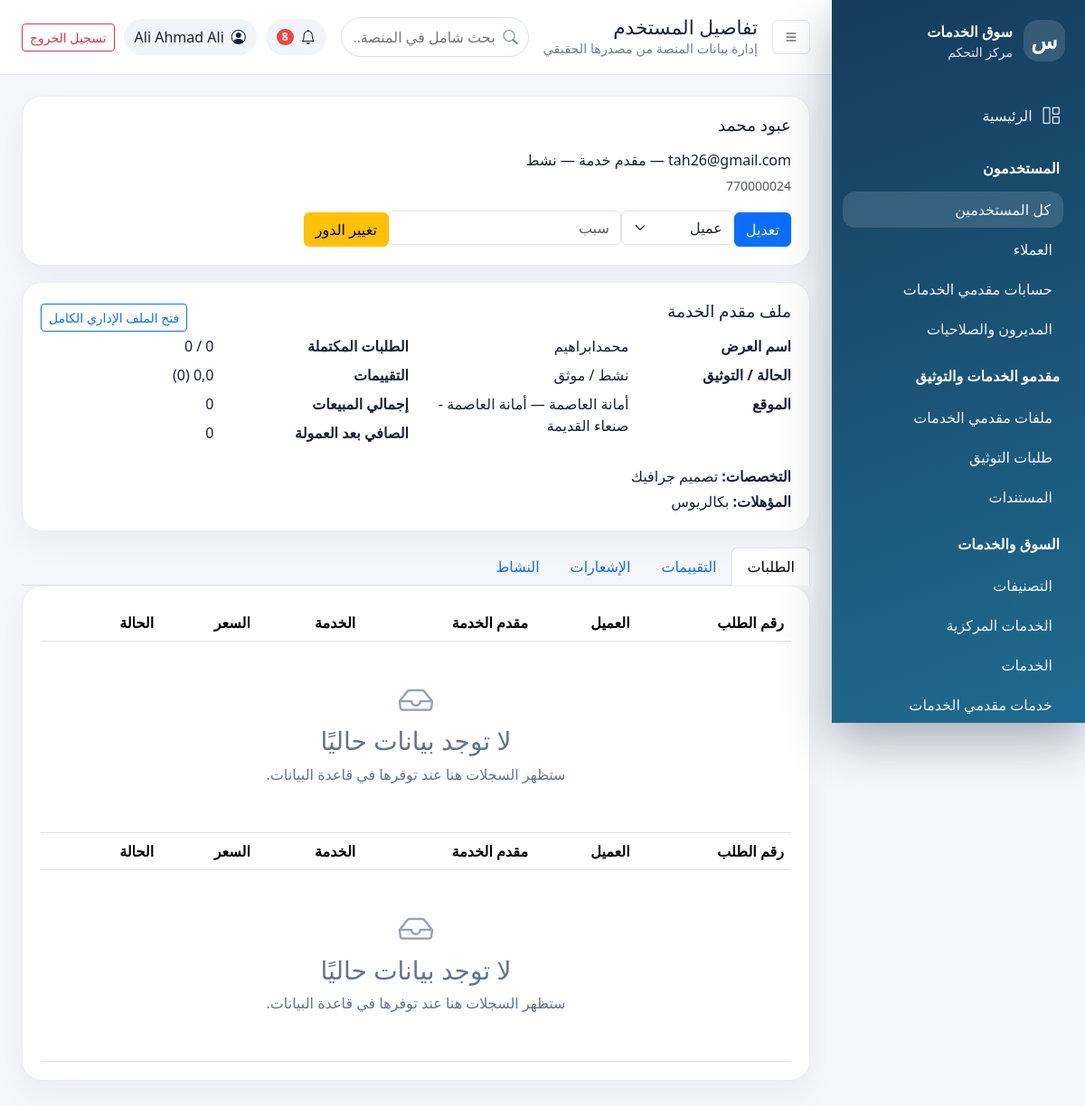
The page /dashboard/users/61/ (signed in) on the database its author committed.
### apps/accounts/models.py (models this page shows, shortened)
class User(AbstractUser):
    ROLE_CHOICES = (
        ('customer', 'عميل'),
        ('provider', 'مقدم خدمة'),
        ('admin', 'مدير'),
        ('super_admin', 'مدير عام'),
    )
    email = models.EmailField('البريد الإلكتروني', unique=True)
    role = models.CharField('الدور', max_length=20, choices=ROLE_CHOICES, default='customer')
    phone = models.CharField('رقم الجوال', max_length=20, blank=True)
    city = models.CharField('المدينة', max_length=100, blank=True)
    location_city = models.ForeignKey('core.City', on_delete=models.SET_NULL, null=True, blank=True, related_name='users', verbose_name='المدينة المختارة')
    location_district = models.ForeignKey('core.District', on_delete=models.SET_NULL, null=True, blank=True, related_name='users', verbose_name='المديرية المختارة')
    is_verified = models.BooleanField('حساب موثق', default=False)
    is_active = models.BooleanField('حساب نشط', default=True)
    created_at = models.DateTimeField('تاريخ الإنشاء', auto_now_add=True)
    updated_at = models.DateTimeField('تاريخ التحديث', auto_now=True)
    USERNAME_FIELD = 'username'
    REQUIRED_FIELDS = ['email']
    class Meta:
        verbose_name = 'مستخدم'
        verbose_name_plural = 'المستخدمون'
        ordering = ['-created_at']

class ProviderProfile(models.Model):
    user = models.OneToOneField(User, on_delete=models.CASCADE, related_name='provider_profile')
    display_name = models.CharField('اسم العرض', max_length=150, blank=True)
    phone = models.CharField('هاتف العمل', max_length=20, blank=True)
    email = models.EmailField('بريد العمل', blank=True)
    qualifications = models.TextField('المؤهلات', blank=True)
    experience = models.TextField('الخبرات', blank=True)
    bio = models.TextField('نبذة تعريفية', max_length=500, blank=True)
    profile_image = models.ImageField('صورة الملف الشخصي', upload_to='profiles/', blank=True, null=True)
    specialization = models.CharField('التخصص', max_length=100, blank=True,
                                     help_text='مثال: تصميم جرافيك، برمجة ويب، تسويق')
    experience_years = models.PositiveIntegerField('سنوات الخبرة', default=0, db_index=True)
    hourly_rate = models.DecimalField('السعر بالساعة', max_digits=10, decimal_places=2,
                                      null=True, blank=True, help_text='بالريال اليمني')
    address = models.TextField('العنوان', blank=True)
    city = models.CharField('المدينة', max_length=100, blank=True, db_index=True)
    district = models.CharField('المنطقة', max_length=100, blank=True, db_index=True)
    location_city = models.ForeignKey('core.City', on_delete=models.SET_NULL, null=True, blank=True, related_name='provider_profiles', verbose_name='المدينة المختارة')
    location_district = models.ForeignKey('core.District', on_delete=models.SET_NULL, null=True, blank=True, related_name='provider_profiles', verbose_name='المديرية المختارة')
    specializations = models.ManyToManyField('marketplace.Specialization', blank=True, related_name='providers', verbose_name='التخصصات')
    qualification_choices = models.ManyToManyField('marketplace.Qualification', blank=True, related_name='providers', verbose_name='المؤهلات المختارة')
    latitude = models.DecimalField('خط العرض', max_digits=9, decimal_places=6, null=True, blank=True, validators=[MinValueValidator(-90), MaxValueValidator(90)])
    longitude = models.DecimalField('خط الطول', max_digits=9, decimal_places=6, null=True, blank=True, validators=[MinValueValidator(-180), MaxValueValidator(180)])
    service_radius = models.PositiveIntegerField('نطاق الخدمة بالكيلومتر', default=10)
    availability = models.CharField('التوفر', max_length=120, blank=True)
    total_orders = models.PositiveIntegerField('إجمالي الطلبات', default=0)
    completed_orders = models.PositiveIntegerField('الطلبات المكتملة', default=0)
    average_rating = models.DecimalField('متوسط التقييم', max_digits=3, decimal_places=2,
                                         default=0.00, help_text='من 0 إلى 5')
    STATUS_CHOICES = [
        ('pending', 'قيد المراجعة'),
        ('active', 'نشط'),
        ('inactive', 'غير نشط'),
        ('suspended', 'موقوف'),
    ]
    status = models.CharField('حالة الحساب', max_length=20, choices=STATUS_CHOICES, default='inactive', db_index=True)
    VERIFICATION_STATUS_CHOICES = [('unverified','غير موثق'),('pending_review','قيد المراجعة'),('verified','موثق'),('rejected','مرفوض'),('needs_documents','يحتاج مستندات'),('suspended','موقوف')]
    verification_status = models.CharField('حالة التوثيق', max_length=30, choices=VERIFICATION_STATUS_CHOICES, default='unverified', db_index=True)
    verified_by = models.ForeignKey(User, on_delete=models.SET_NULL, null=True, blank=True, related_name='verified_provider_profiles')
    verified_at = models.DateTimeField('وقت التوثيق', null=True, blank=True)
    admin_notes = models.TextField('ملاحظات الإدارة', blank=True)
    is_available = models.BooleanField('متاح لطلبات جديدة', default=True)
    created_at = models.DateTimeField('تاريخ الإنشاء', auto_now_add=True)
    updated_at = models.DateTimeField('تاريخ التحديث', auto_now=True)
    class Meta:
        verbose_name = 'ملف مقدم خدمة'
        verbose_name_plural = 'ملفات مقدمي الخدمات'
        ordering = ['-average_rating', '-completed_orders']
        indexes = [models.Index(fields=['verification_status','city']), models.Index(fields=['status','is_available'])]

### apps/core/models.py (models this page shows)
class City(models.Model):
    name = models.CharField('اسم المدينة', max_length=100, unique=True)
    is_active = models.BooleanField('نشطة', default=True, db_index=True)
    order = models.PositiveIntegerField('الترتيب', default=0)
    created_at = models.DateTimeField(auto_now_add=True)
    updated_at = models.DateTimeField(auto_now=True)
    class Meta:
        verbose_name = 'مدينة'; verbose_name_plural = 'المدن'
        ordering = ['order', 'name']
    def __str__(self): return self.name

class District(models.Model):
    city = models.ForeignKey(City, on_delete=models.PROTECT, related_name='districts', verbose_name='المدينة')
    name = models.CharField('اسم المديرية', max_length=100)
    is_active = models.BooleanField('نشطة', default=True, db_index=True)
    order = models.PositiveIntegerField('الترتيب', default=0)
    created_at = models.DateTimeField(auto_now_add=True)
    updated_at = models.DateTimeField(auto_now=True)
    class Meta:
        verbose_name = 'مديرية'; verbose_name_plural = 'المديريات'
        ordering = ['city__order', 'order', 'name']
        constraints = [models.UniqueConstraint(fields=['city', 'name'], name='unique_district_per_city')]
        indexes = [models.Index(fields=['city', 'is_active'])]
    def __str__(self): return f'{self.city} - {self.name}'

### apps/marketplace/models.py (models this page shows, shortened)
class CatalogChoice(models.Model):
    name = models.CharField('الاسم', max_length=120, unique=True)
    is_active = models.BooleanField('نشط', default=True, db_index=True)
    order = models.PositiveIntegerField('الترتيب', default=0)
    created_at = models.DateTimeField(auto_now_add=True)
    updated_at = models.DateTimeField(auto_now=True)
    class Meta:
        abstract = True
        ordering = ['order', 'name']

class Specialization(CatalogChoice):
    class Meta(CatalogChoice.Meta):
        verbose_name = 'تخصص مقدم خدمة'; verbose_name_plural = 'تخصصات مقدمي الخدمات'

class Qualification(CatalogChoice):
    class Meta(CatalogChoice.Meta):
        verbose_name = 'مؤهل'; verbose_name_plural = 'المؤهلات'

### apps/dashboard/views.py (the view)
# urls.py: path('users/', views.users_list, name='users'), path('users/customers/', views.users_list, {'role':'customer'}, name='customers'), path('users/providers/', views.users_list, {'role':'provider'}, name=
@dashboard_required
def user_detail(request, pk):
    user=get_object_or_404(User.objects.select_related('location_city','location_district'), pk=pk)
    provider = None
    if user.role == 'provider':
        provider = ProviderProfile.objects.filter(user=user).select_related(
            'location_city', 'location_district'
        ).prefetch_related('specializations', 'qualification_choices', 'documents__document_type', 'wallet_accounts__wallet').first()
    audit_filter = Q(actor=user)
    if provider:
        audit_filter |= Q(object_id=str(provider.pk))
    ctx={**_common(request,'تفاصيل المستخدم'),'user_obj':user,'provider':provider,'provider_stats':provider_statistics(provider) if provider else None,'orders_as_customer':Order.objects.filter(customer=user).select_related('provider','service')[:30],'orders_as_provider':Order.objects.filter(provider=user).select_related('customer','service')[:30],'reviews_given':Review.objects.filter(customer=user).select_related('provider','service','order')[:30],'reviews_received':Review.objects.filter(provider=user).select_related('customer','service','order')[:30],'notifications_list':Notification.objects.filter(recipient=user)[:30],'audits':AuditLog.objects.filter(audit_filter)[:30]}
    return render(request,'dashboard/users/detail.html',ctx)

### apps/core/context_processors.py (called while the page is built)
def maps_settings(request):
    return {'MAPS_API_KEY': settings.MAPS_API_KEY}

### apps/dashboard/permissions.py (called while the page is built)
def can_access_dashboard(user):
    return bool(user.is_authenticated and user.is_active and (user.is_staff or user.is_superuser or getattr(user, 'role', '') in {'admin', 'super_admin'}))

def dashboard_required(view_func):
    @wraps(view_func)
    def _wrapped(request, *args, **kwargs):
        if not request.user.is_authenticated:
            return redirect('dashboard:login')
        if not can_access_dashboard(request.user):
            raise PermissionDenied('ليست لديك صلاحية الدخول إلى لوحة التحكم.')
        return view_func(request, *args, **kwargs)
    return _wrapped

### apps/dashboard/services/statistics.py (called while the page is built)
def _money(value):
    return value or Decimal('0')

### apps/dashboard/views.py (called while the page is built)
def _common(request, title):
    unread = request.user.notifications.filter(is_read=False).count() if hasattr(request.user, 'notifications') else 0
    return {'page_title': title, 'unread_notifications': unread}

### apps/dashboard/templates/dashboard/users/detail.html (shortened to what this page needs)
{% extends 'dashboard/base.html' %}
{% block content %}
<div class="panel"><div class="d-flex justify-content-between align-items-start flex-wrap gap-3"><div><h2>{{ user_obj.get_full_name|default:user_obj.username }}</h2><p class="mb-1">{{ user_obj.email }} — {{ user_obj.get_role_display }} — {% if user_obj.is_active %}نشط{% else %}معطل{% endif %}</p><small class="text-muted">{{ user_obj.phone|default:'لا يوجد هاتف' }}{% if user_obj.location_city %} — {{ user_obj.location_city }}{% endif %}</small></div><div><a class="btn btn-primary" href="{% url 'dashboard:user_edit' user_obj.pk %}">تعديل</a><form class="d-inline" method="post" action="{% url 'dashboard:user_action' user_obj.pk 'change_role' %}" data-confirm="تغيير الدور؟">{% csrf_token %}<select name="role" class="form-select d-inline-block w-auto"><option value="customer">عميل</option><option value="provider">مقدم خدمة</option><option value="admin">مدير</option><option value="super_admin">مدير عام</option></select><input name="reason" placeholder="سبب" class="form-control d-inline-block w-auto"><button class="btn btn-warning">تغيير الدور</button></form></div></div></div>
{% if provider %}
<div class="panel"><div class="d-flex justify-content-between align-items-center"><h2>ملف مقدم الخدمة</h2><a class="btn btn-outline-primary btn-sm" href="{% url 'dashboard:provider_detail' provider.pk %}">فتح الملف الإداري الكامل</a></div><div class="row g-3"><div class="col-md-6"><dl class="row mb-0"><dt class="col-5">اسم العرض</dt><dd class="col-7">{{ provider.display_name|default:'—' }}</dd><dt class="col-5">الحالة / التوثيق</dt><dd class="col-7">{{ provider.get_status_display }} / {{ provider.get_verification_status_display }}</dd><dt class="col-5">الموقع</dt><dd class="col-7">{{ provider.location_city|default:provider.city|default:'—' }} — {{ provider.location_district|default:provider.district|default:'—' }}</dd></dl></div><div class="col-md-6"><dl class="row mb-0"><dt class="col-6">الطلبات المكتملة</dt><dd class="col-6">{{ provider_stats.orders_completed }} / {{ provider_stats.orders_total }}</dd><dt class="col-6">التقييمات</dt><dd class="col-6">{{ provider_stats.rating_avg|floatformat:1 }} ({{ provider_stats.reviews_total }})</dd><dt class="col-6">إجمالي المبيعات</dt><dd class="col-6">{{ provider_stats.sales_total }}</dd><dt class="col-6">الصافي بعد العمولة</dt><dd class="col-6">{{ provider_stats.net_total }}</dd></dl></div></div><p class="mt-3 mb-1"><strong>التخصصات:</strong> {% for item in provider.specializations.all %}{{ item.name }}{% if not forloop.last %}، {% endif %}{% empty %}—{% endfor %}</p><p class="mb-0"><strong>المؤهلات:</strong> {% for item in provider.qualification_choices.all %}{{ item.name }}{% if not forloop.last %}، {% endif %}{% empty %}—{% endfor %}</p></div>
{% endif %}
<ul class="nav nav-tabs"><li class="nav-item"><a class="nav-link active" data-bs-toggle="tab" href="#orders">الطلبات</a></li><li class="nav-item"><a class="nav-link" data-bs-toggle="tab" href="#reviews">التقييمات</a></li><li class="nav-item"><a class="nav-link" data-bs-toggle="tab" href="#notifications">الإشعارات</a></li><li class="nav-item"><a class="nav-link" data-bs-toggle="tab" href="#activity">النشاط</a></li></ul><div class="tab-content panel"><div id="orders" class="tab-pane fade show active">{% include 'dashboard/orders/table.html' with orders=orders_as_customer %}{% include 'dashboard/orders/table.html' with orders=orders_as_provider %}</div></div>
{% endblock %}

### apps/dashboard/templates/dashboard/partials/header.html
<header class="dash-header"><button class="btn icon-btn" data-sidebar-toggle><i class="bi bi-list"></i></button><div><h1>{{ page_title }}</h1><p>إدارة بيانات المنصة من مصدرها الحقيقي</p></div><form class="global-search" action="{% url 'dashboard:global_search' %}" method="get"><label class="visually-hidden" for="dashboard-search">بحث شامل في المنصة</label><i class="bi bi-search"></i><input id="dashboard-search" name="q" value="{{ request.GET.q }}" minlength="2" placeholder="بحث شامل في المنصة..." autocomplete="off"></form><div class="header-actions"><span class="notif"><i class="bi bi-bell"></i>{% if unread_notifications %}<b>{{ unread_notifications }}</b>{% endif %}</span><div class="user-pill"><i class="bi bi-person-circle"></i><span>{{ request.user.get_full_name|default:request.user.username }}</span></div><a class="btn btn-outline-danger btn-sm" href="{% url 'accounts:logout' %}">تسجيل الخروج</a></div></header>

### apps/dashboard/static/dashboard/css/dashboard.css (style rules this page uses)
:root { --side:#163b5c;--side2:#1f6b8f;--bg:#f5f7fb;--card:#fff;--text:#172033;--muted:#718096;--primary:#2563eb }
body { font-family:Tajawal,system-ui,-apple-system,"Segoe UI",sans-serif;background:var(--bg);color:var(--text) }
.dash-header { height:82px;background:#fff;display:flex;align-items:center;gap:16px;padding:0 24px;box-shadow:0 1px 0 #e5e7eb;position:sticky;top:0;z-index:1000 }
.dash-header h1 { font-size:1.35rem;margin:0 }
.dash-header p { margin:0;color:var(--muted);font-size:.9rem }
.header-actions { margin-inline-start:auto;display:flex;align-items:center;gap:10px }
.icon-btn { border:1px solid #e5e7eb;background:#fff }
.user-pill,.notif { display:flex;align-items:center;gap:8px;background:#f1f5f9;border-radius:999px;padding:8px 12px }
.notif { position:relative }
.notif b { background:#ef4444;color:#fff;border-radius:99px;padding:0 6px;font-size:.75rem }
.stat-card,.panel,.table-card { background:var(--card);border:1px solid #e8eef6;border-radius:22px;box-shadow:0 14px 35px #1e293b0d }
.panel { padding:20px;margin-bottom:18px }
.panel h2 { font-size:1.15rem;margin-bottom:16px }
.global-search { position:relative;flex:1;max-width:420px;margin-inline-start:auto }
.global-search i { position:absolute;inset-inline-start:12px;top:50%;transform:translateY(-50%);color:var(--muted) }
.global-search input { width:100%;border:1px solid #dbe3ef;border-radius:999px;padding:9px 36px 9px 14px;outline:none }

### rows shown on the page
User: user.get_full_name "Ali Ahmad Ali"
User: get_full_name "عبود محمد", email "tah26@gmail.com", role "مقدم خدمة", phone "770000024"
ProviderProfile: display_name "محمدابراهيم", status "نشط", verification_status "موثق", location_city "أمانة العاصمة", location_district "أمانة العاصمة - صنعاء القديمة"
Specialization: name "تصميم جرافيك"
Qualification: name "بكالريوس"

### other values the page prints
{{ page_title }} "تفاصيل المستخدم"
{{ unread_notifications }} "8"
{{ provider_stats.orders_total }} "0"
{{ provider_stats.rating_avg|floatformat:1 }} "0,0"
{{ provider_stats.reviews_total }} "0"
{{ provider_stats.sales_total }} "0"
{{ provider_stats.net_total }} "0"
